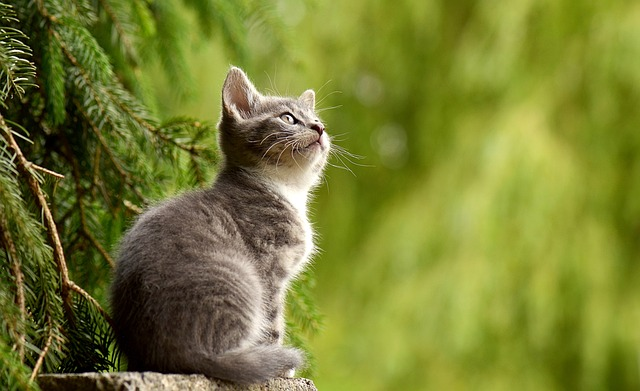
#> input picture img_cat.jpg, 640 x 391 px, found by its file name
$ python 07_image_cut.py
#> lines starting #> are read from the running program, lines starting #| are printed output that depends on the picture
import cv2

img = cv2.imread('img_cat.jpg')
#> img is the input picture: shape (391, 640, 3); mean B, G, R 49.8, 125.8, 119.1

crop = img[100:200, 300:400]
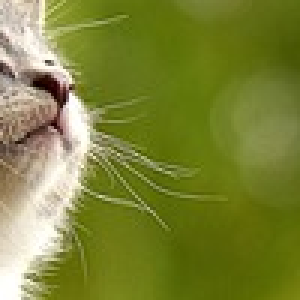
#> crop: shape (100, 100, 3) (shown 3 times larger); mean B, G, R 55.9, 132.4, 125.1
# img[100:200, 400:600] = crop


cv2.imshow('img',img)
cv2.waitKey(0)
cv2.destroyAllWindows()

$ run again, with newspaper.jpg copied over img_cat.jpg
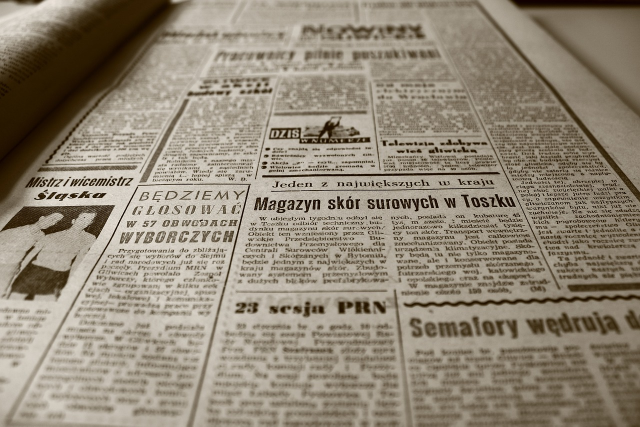
#> input picture newspaper.jpg, 1280 x 853 px, found by its file name (shown at 1/2 size)
#> img is the input picture: shape (853, 1280, 3); mean B, G, R 118.6, 135.1, 145.4
#> `crop = img[100:200, 300:400]`:
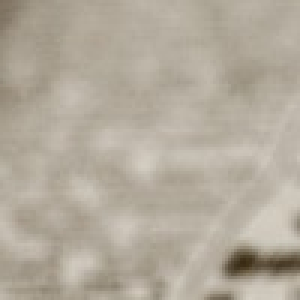
#> crop: shape (100, 100, 3) (shown 3 times larger); mean B, G, R 156, 170.1, 178.4
